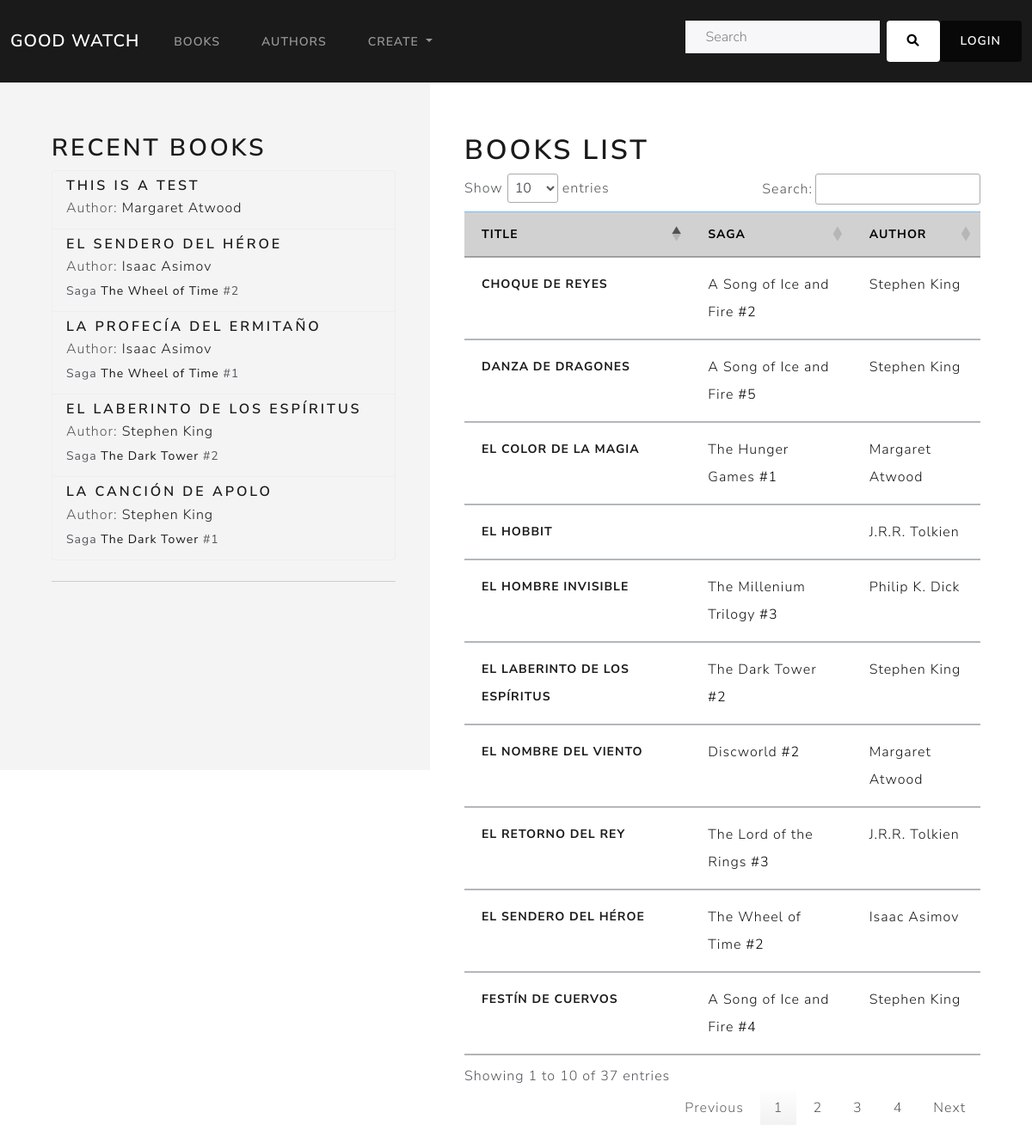
The page /book_catalog/books/ on the database as committed earlier.
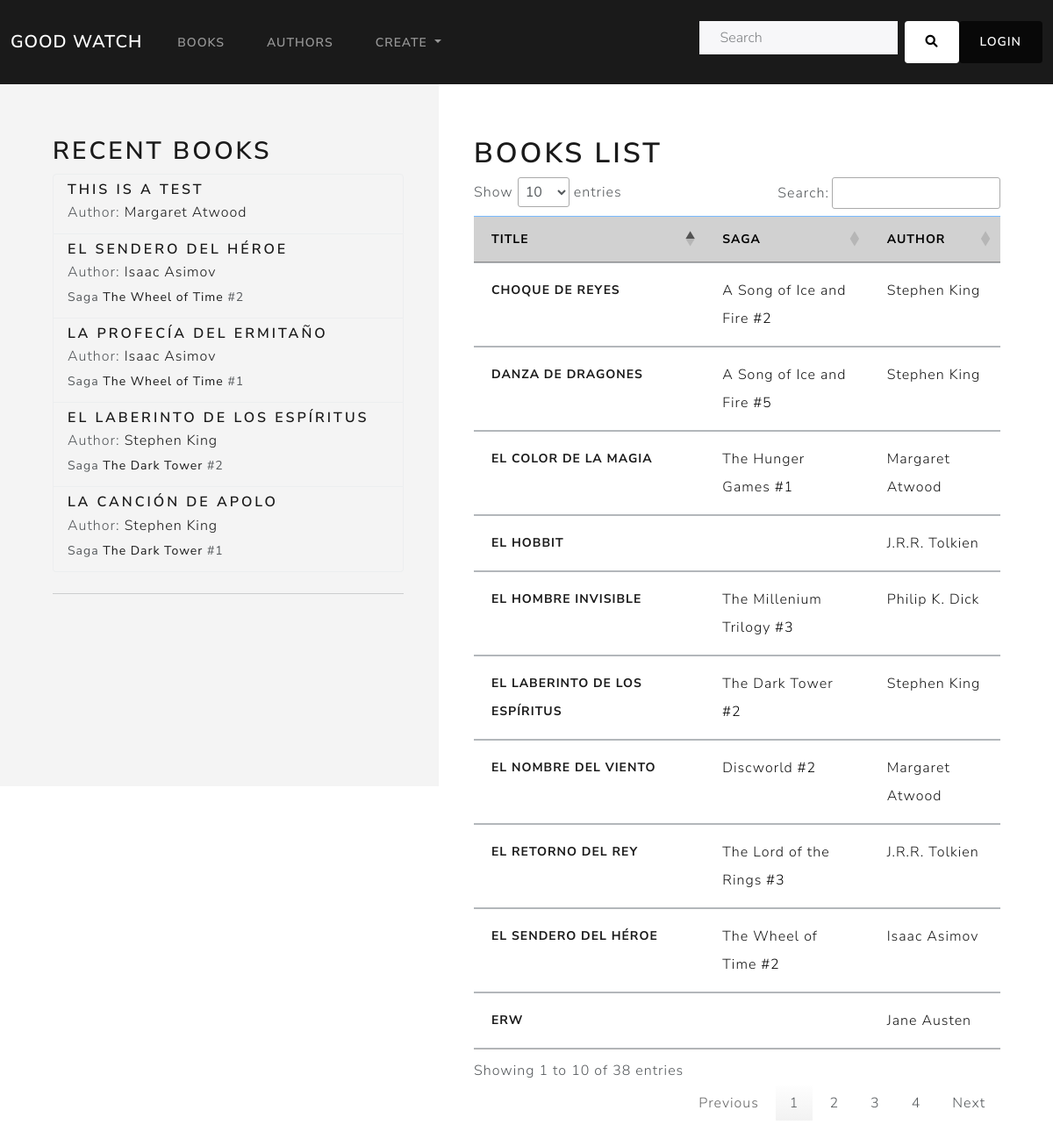
The same page on the database as committed later.
### book_catalog/models.py (models this page shows, shortened)
class Book(models.Model):
    title = models.CharField(max_length=200,)
    saga = models.ForeignKey('BookSaga', on_delete=models.CASCADE, null=True, blank=True)
    saga_volume = models.IntegerField(null=True, blank=True)
    author = models.ForeignKey('Author', on_delete=models.CASCADE, null=False)
    publish_date = models.DateField(null=True, blank=True)
    summary = models.TextField(max_length=1000, null=True, blank=True)
    isbn = models.CharField(max_length=13, help_text='13 Character <a href="https://www.isbn-international.org/content/what-isbn">ISBN number</a>', null=True, blank=True)
    genre = models.ManyToManyField(Genre, )
    language = models.ForeignKey('Language', on_delete=models.SET_NULL, null=True, blank=True)
    cover_image = models.ImageField(upload_to='media/covers/', null=True, blank=True)
    class Meta:
        ordering = ['title', 'author']
        unique_together = ('title', 'author')
        constraints = [
            models.UniqueConstraint(fields=['saga', 'saga_volume'], name='unique_volume_in_saga')
        ]
    def get_absolute_url(self):
        return reverse('book-detail', args=[str(self.id)])

class Author(models.Model):
    first_name = models.CharField(max_length=100)
    last_name = models.CharField(max_length=100)
    year_of_birth = models.IntegerField(null = True, blank = True)
    year_of_death = models.IntegerField(null = True, blank = True)
    photo = models.ImageField(upload_to='authors/', null=True, blank=True)
    social_media = models.URLField(max_length=200, null=True, blank=True)
    biography = models.TextField(max_length=1000, null=True, blank=True)
    class Meta:
        ordering = ['last_name', 'first_name']
    def get_absolute_url(self):
        return reverse('author-detail', args=[str(self.id)])
    def __str__(self):
        return f'{self.first_name} {self.last_name}'

class BookSaga(models.Model):
    name = models.CharField(max_length=200,)
    author = models.ForeignKey(Author, on_delete=models.CASCADE, related_name='saga', null = False)
    def get_absolute_url(self):
        return reverse('saga-detail', args=[str(self.id)])
    class Meta:
        unique_together = ('name', 'author')

### book_catalog/views.py (the view)
# urls.py: path('books/', views.BookListView.as_view(), name='books'),
class BookListView(generic.ListView):
    model = Book
    template_name = 'book_catalog/book_list.html'
    def get_context_data(self, **kwargs):
        context = super().get_context_data(**kwargs)
        context["recent_books"] = Book.objects.all().order_by('-publish_date')[:5]
        return context

### templates/book_catalog/book_list.html
{% extends "base_generic.html" %}
{% block content %}
<div style="display: flex;">
  <div class="sidebar">
    <div class="justify-content-left">
      {% include "book_catalog/recent_books.html" %}
    </div>
  </div>
  <div style="flex-grow: 1; padding: 20px;" class="column-right">
    <h1>Books list</h1>
    <table id="dynamicTable" class="table table-hover">
      <thead>
        <tr class="table-primary">
          <th scope="col">Title</th>
          <th scope="col">Saga</th>
          <th scope="col">Author</th>
        </tr>
      </thead>
      <tbody>
        {% for book in book_list %}
          <tr class="table-secondary">
            <th scope="row">
              <a class="no-underline" href="{{ book.get_absolute_url }}">{{ book.title }}</a>
            </th>
            <td>
              {% if book.saga %}
                <a class="no-underline" href="{{ book.saga.get_absolute_url }}">
                  {{ book.saga.name }}
                </a>
                #{{ book.saga_volume }}
              {% endif %}
            </td>
            <td>
              <a class="no-underline" href="{{ book.author.get_absolute_url }}">{{ book.author }}</a>
            </td>
          </tr>
        {% endfor %}
      </tbody>
    </table>
  </div>
</div>
{% endblock %}

### templates/book_catalog/recent_books.html
<div class="column-left">
    <h2>Recent books</h2>
    <ul class="list-group">
      {% for book in recent_books %}
        <li class="list-group-item" style="background-color: #f4f4f4;">
          <h5 class="mb-1">
            <a class="no-underline" href="{{book.get_absolute_url }}">
              {{ book.title }}
            </a>
          </h5>
          <p class="mb-1 ">
            Author:
            <a class="no-underline" href="{{ book.author.get_absolute_url }}">{{ book.author }}</a>
          </p>
          {% if book.saga %}
          <p class="mb-1">
            <small>
              Saga
              <a class="no-underline" href="{{ book.saga.get_absolute_url }}">
                {{ book.saga.name }}
              </a>
              #{{ book.saga_volume }}
            </small>
          </p>
          {% endif %}
        </li>
      {% empty %}
        <li class="list-group-item" style="background-color: #f4f4f4;">
          No recent books.
        </li>
      {% endfor %}
    </ul>
    <hr class="my-4">
</div>

Rows that differ between the two databases and show on the page:
no longer on this page (row unchanged): Book: title "FESTÍN DE CUERVOS", saga.name "A Song of Ice and Fire", saga_volume "4", author "Stephen King", shown under "BOOKS LIST"
added Book: title "ERW", author "Jane Austen", shown under "BOOKS LIST"
Other text that changed with them:
text written by a page script: "Show entries Search: Showing 1 to 10 of 37 entries Previous 1 2 3 4 Next" → "Show entries Search: Showing 1 to 10 of 38 entries Previous 1 2 3 4 Next"
